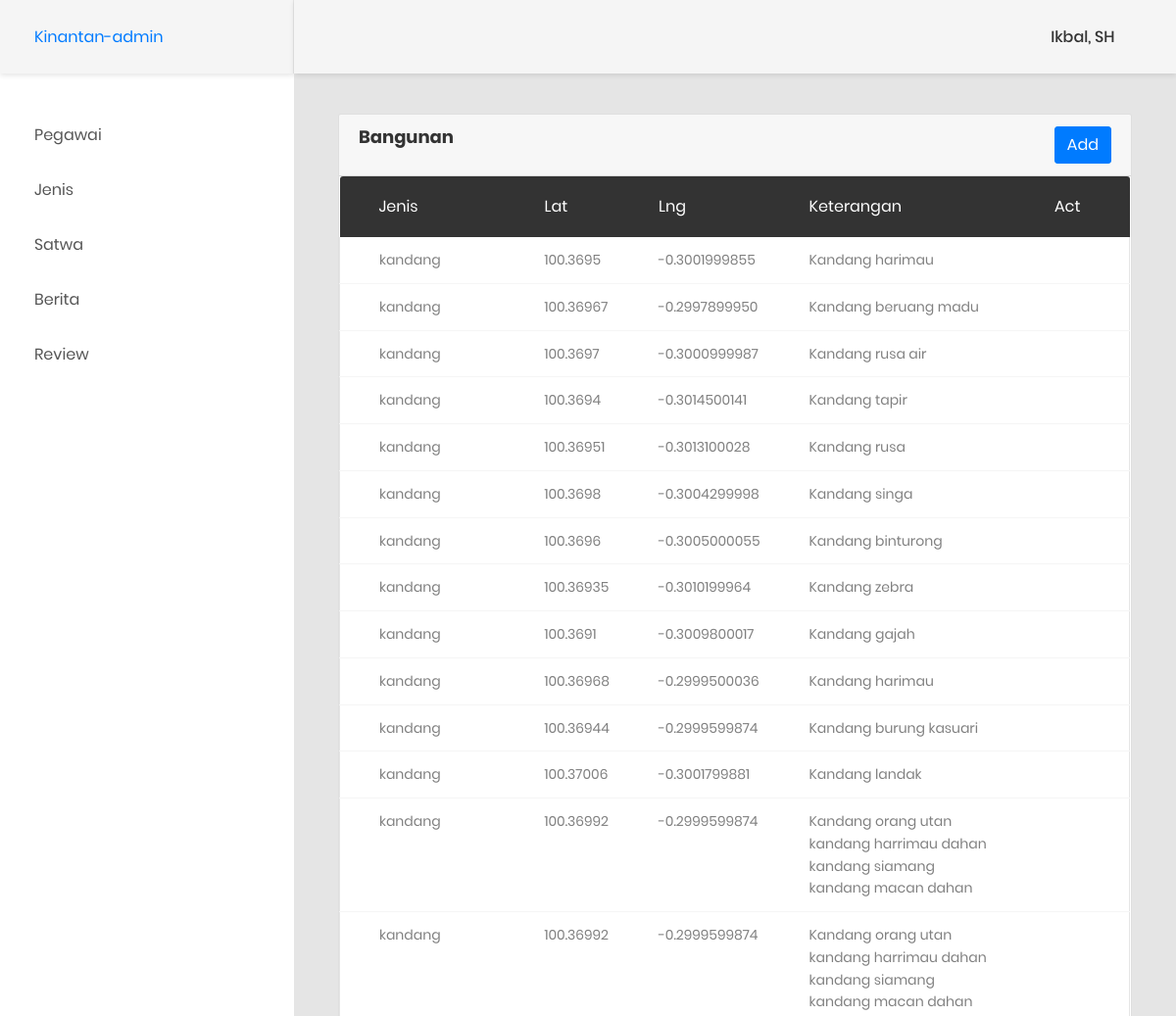
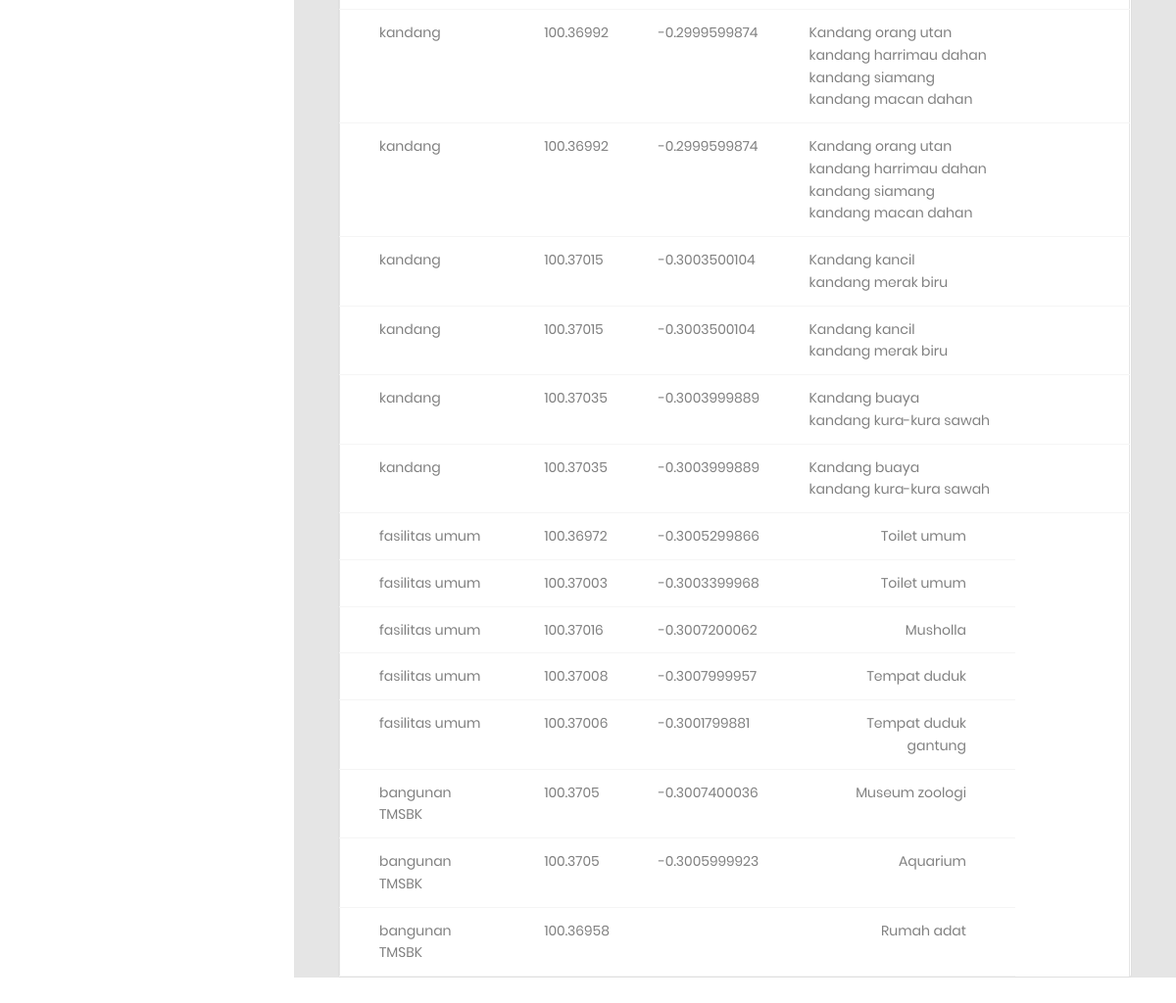
The page /admin/?page=bangunan (signed in) on the database its author committed (2 pictures, top to bottom).
### tables this page shows
CREATE TABLE `bangunan` (
  `bangunanid` int(11) NOT NULL,
  `tipeid` int(11) DEFAULT NULL,
  `bangunanlat` varchar(20) DEFAULT NULL,
  `bangunanlong` varchar(20) DEFAULT NULL,
  `bangunangambar` varchar(100) NOT NULL,
  `bangunanketerangan` text
);

CREATE TABLE `tipe` (
  `tipeid` int(11) NOT NULL,
  `tipenama` varchar(50) DEFAULT NULL,
  `tipeketerangan` text
);

### admin/page/bangunan.php (the view)
<div class="card">
<div class="card-header">
    <div style="float:right">
        <ul class="nav nav-pills">
            <li class="nav-item">
                <td>
                    <a class="btn btn-primary" href="?page=addnews">Add</a>
                </td>
            </li>
        </ul>
    </div>
    <h4>Bangunan</h4>
</div>
<div class="table-responsive">
    <table class="table table-borderless table-data3">
        <thead>
            <tr>
                <th>jenis</th>
                <th>lat</th>
                <th>lng</th>
                <th>keterangan</th>
                <th>act</th>
            </tr>
        </thead>
        <tbody>
            <?php
            $query="SELECT * from bangunan join tipe on bangunan.tipeid=tipe.tipeid left join hewan on hewan.bangunanid=bangunan.bangunanid";
            $res=mysqli_query($conn,$query);
            while($i=mysqli_fetch_array($res)){?>
            <tr>
                <td><?=$i['tipenama']?></td>
                <td><?=$i['bangunanlat']?></td>
                <td><?=$i['bangunanlong']?></td>
                <td><?=ucfirst($i['bangunanketerangan'])?></td>
                <?php if($i['tipeid']==1){?>
                <td>
                    <a href="?page=editbangunan&id=<?=$i['bangunanid']?>" class="item" data-toggle="tooltip" data-placement="top" title="view">
                        <i class="fa fa-pencil-alt"></i>
                    </a>
                </td>
                <?php }?>
            </tr>
            <?php }?>
        </tbody>
    </table>
    </div>
</div>

### rows shown on the page
bangunan: tipeid.tipenama "kandang", bangunanlat "100.3695", bangunanlong "-0.3001999855", bangunanketerangan "Kandang harimau"
bangunan: tipeid.tipenama "kandang", bangunanlat "100.36967", bangunanlong "-0.2997899950", bangunanketerangan "Kandang beruang madu"
bangunan: tipeid.tipenama "kandang", bangunanlat "100.3697", bangunanlong "-0.3000999987", bangunanketerangan "Kandang rusa air"
bangunan: tipeid.tipenama "kandang", bangunanlat "100.3694", bangunanlong "-0.3014500141", bangunanketerangan "Kandang tapir"
bangunan: tipeid.tipenama "kandang", bangunanlat "100.36951", bangunanlong "-0.3013100028", bangunanketerangan "Kandang rusa"
bangunan: tipeid.tipenama "kandang", bangunanlat "100.3698", bangunanlong "-0.3004299998", bangunanketerangan "Kandang singa"
bangunan: tipeid.tipenama "kandang", bangunanlat "100.3696", bangunanlong "-0.3005000055", bangunanketerangan "Kandang binturong"
bangunan: tipeid.tipenama "kandang", bangunanlat "100.36935", bangunanlong "-0.3010199964", bangunanketerangan "Kandang zebra"
bangunan: tipeid.tipenama "kandang", bangunanlat "100.3691", bangunanlong "-0.3009800017", bangunanketerangan "Kandang gajah"
bangunan: tipeid.tipenama "kandang", bangunanlat "100.36968", bangunanlong "-0.2999500036", bangunanketerangan "Kandang harimau"
bangunan: tipeid.tipenama "kandang", bangunanlat "100.36944", bangunanlong "-0.2999599874", bangunanketerangan "Kandang burung kasuari"
bangunan: tipeid.tipenama "kandang", bangunanlat "100.37006", bangunanlong "-0.3001799881", bangunanketerangan "Kandang landak"
bangunan: tipeid.tipenama "kandang", bangunanlat "100.36992", bangunanlong "-0.2999599874", bangunanketerangan "Kandang orang utan kandang harrimau dahan kandang siamang kandang macan dahan"
bangunan: tipeid.tipenama "kandang", bangunanlat "100.37015", bangunanlong "-0.3003500104", bangunanketerangan "Kandang kancil kandang merak biru"
bangunan: tipeid.tipenama "kandang", bangunanlat "100.37035", bangunanlong "-0.3003999889", bangunanketerangan "Kandang buaya kandang kura-kura sawah"
bangunan: tipeid.tipenama "fasilitas umum", bangunanlat "100.36972", bangunanlong "-0.3005299866", bangunanketerangan "Toilet umum"
bangunan: tipeid.tipenama "fasilitas umum", bangunanlat "100.37003", bangunanlong "-0.3003399968", bangunanketerangan "Toilet umum"
bangunan: tipeid.tipenama "fasilitas umum", bangunanlat "100.37016", bangunanlong "-0.3007200062", bangunanketerangan "Musholla"
bangunan: tipeid.tipenama "fasilitas umum", bangunanlat "100.37008", bangunanlong "-0.3007999957", bangunanketerangan "Tempat duduk"
bangunan: tipeid.tipenama "fasilitas umum", bangunanlat "100.37006", bangunanlong "-0.3001799881", bangunanketerangan "Tempat duduk gantung"
bangunan: tipeid.tipenama "bangunan TMSBK", bangunanlat "100.3705", bangunanlong "-0.3007400036", bangunanketerangan "Museum zoologi"
bangunan: tipeid.tipenama "bangunan TMSBK", bangunanlat "100.3705", bangunanlong "-0.3005999923", bangunanketerangan "Aquarium"
bangunan: tipeid.tipenama "bangunan TMSBK", bangunanlat "100.36958", bangunanketerangan "Rumah adat"

### other values the page prints
$_SESSION['user']['pegawainama'] "Ikbal"
$_SESSION['user']['pegawaigelar'] "SH"
